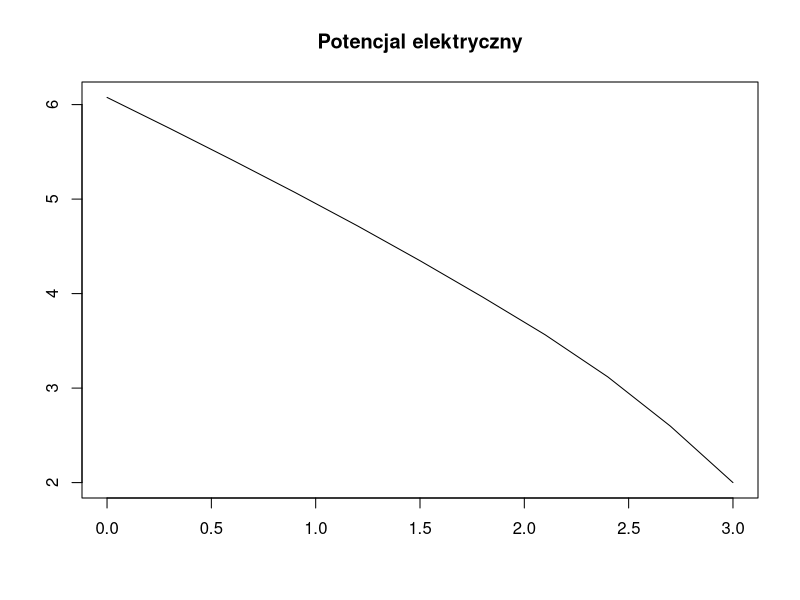

R code for this plot:
n = 10
dl = 3
#pomocnicze
integrate <- function(f, a, b){
  return(
    (b-a)/2*(
      f((b-a)/2*(1/sqrt(3)) + (b+a)/2)
      + f((b-a)/2*(-1/sqrt(3)) + (b+a)/2)
    )
  )
}

draw_plot <- function(){
  u = main()
  plot(seq(0, 3, 1/(100*n)), 
       mapply(u, seq(0, 3, 1/(100*n))),
       main = 'Potencjal elektryczny',
       xlab=' ',
       ylab=' ',
       type='l')
}

#glowne funkcje
B <- function(i, j){
  
  start = max(0, xi(i-1), xi(j-1))
  end = min(xi(i+1), xi(j+1))
  return(
    e(0, i)*e(0, j) - integrate(uv_prim(i,j), start, end)
  )
}


L <- function(i){
  
  left = 5 * e(0, i)
  start = max(0, xi(i-1))
  end = min(xi(i+1), 3)
  
  
  er <- function(x){
    if(x <= 1 && x >= 0) return(10)
    else if(x <= 2 && x > 1) return(5)
    else if(x <= 3 && x > 2) return(1)
  }

  
  f <- function(x){
    return (e(x,i)/er(x))
  }
  
  integ = integrate(f, start, end);
  return (left - integ - 2*B(n, i));
}


xi <- function(i){
  return(dl*i/n)
}

e <- function(x, i){
  if (x > xi(i-1) && x <= xi(i)){ return (n/dl*x - i + 1) }
  else if (x > xi(i) && x < xi(i+1)){ return (-n/dl*x + i + 1) }
  else { return (0) }
}

e_der <- function(x, i){
  if (x > xi(i-1) && x <= xi(i)){ return (n/dl) }
  else if (x > xi(i) && x < xi(i+1)){ return (-n/dl) }
  else { return (0) }
}


uv_prim <- function(i, j){
  return (function(x){
    return(e_der(x, i)*e_der(x, j))
  }
  )
}

#funckja rozwiazujaca rownanie
main <- function(){
  
  M = matrix(0.0, nrow=n, ncol=n)
  
  for (i in 1:n){
    for (j in 1:n){
      if(abs(i - j) <= 1)
      {
        M[i,j] = B(j-1, i-1)
      }
    }
  }


  C = vector()
  for (i in 1:n){
    C = c(C, L(i-1))
  }
  
  print(M)
  print(C)
  
  vs = solve(M, C) 
  
  return_sol<- function(x, v = vs){
    result = 2 * e(x, n)
    for (i in 1:n){
      result = result + v[i]*e(x, i-1)
    }
    return(result)
  }
  
  
  return (return_sol)
}

draw_plot()

